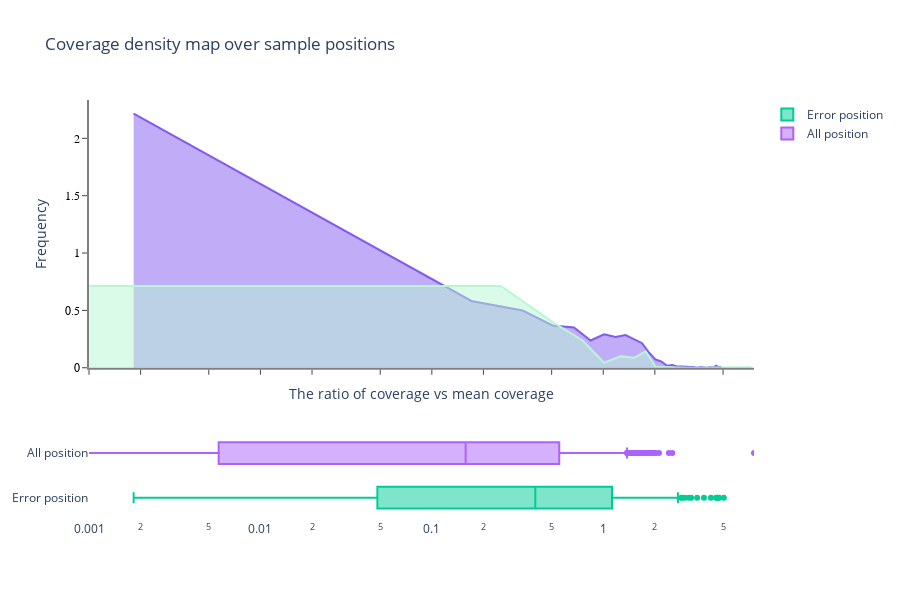

Notebook code cell kept with this figure:
### Code cell
import plotly.graph_objects as go
from plotly.subplots import make_subplots
import numpy as np

hist_data = [df_err['error'].tolist()[0:1000], df_all['Ratio'].tolist()[0:1000]]
group_labels = ['Error position', 'All position']  # 数据集的名称
colors = ['#835AF1', '#B8F7D4']

fig = make_subplots(rows=2, cols=1, row_heights=[0.75, 0.25], shared_xaxes=True)

# 添加Density Plot子图
for data, label, color in zip(hist_data, group_labels, colors):
    hist, edges = np.histogram(data, bins=30, density=True)
    fig.add_trace(go.Scatter(x=edges, y=hist, mode='lines', fill='tozeroy', showlegend=False, line_color=color), 
                  row=1, col=1)

# 添加Box Plot子图
fig.add_trace(go.Box(x=df_err['error'].tolist()[0:1000], orientation='h', name=group_labels[0]), row=2, col=1)
fig.add_trace(go.Box(x=df_all['Ratio'].tolist()[0:1000], orientation='h', name=group_labels[1]), row=2, col=1)

fig.update_layout(height=600, title_text='——————')

fig.update_xaxes(type='log', range=[np.log10(0.001), np.log10(np.max(edges))], row=1, col=1)
fig.update_xaxes(type='log', range=[np.log10(0.001), np.log10(np.max(edges))], row=2, col=1)

# 设置图形布局
fig.update_layout(
    title="Coverage density map over sample positions",
    yaxis=dict(
        title='Frequency',
        showline=True, showgrid=False,
        linewidth=2, linecolor='gray', ticks='outside',
        tickfont=dict(
            family='Arial',
            size=12,
            color='black',
        )
    ),
    
    xaxis=dict(
        title='The ratio of coverage vs mean coverage',
        type='log',  # 将x轴设置为对数刻度
        showline=True, showgrid=False,
        linewidth=2, linecolor='gray', ticks='outside',
        tickfont=dict(
            family='Arial',
            size=12,
            color='black',
        ),
    ),
    legend=dict(
        traceorder="normal",
        font=dict(size=12),
    ),

    plot_bgcolor='white',
    yaxis_gridcolor='lightgray', yaxis_gridwidth=0.5,
    xaxis_gridcolor='lightgray', xaxis_gridwidth=0.5,
)

fig.show()

### Figure 1 — Plotly figure (JSON) as saved in the notebook; plotly's stock layout.template omitted (floating-point values rounded to 4 significant figures; data arrays with more than 128 entries replaced by an {"elided": "..."} marker saying what was removed)
{"data": [{"fill": "tozeroy", "line": {"color": "#835AF1"}, "mode": "lines", "showlegend": false, "type": "scatter", "x": [0.001821, 0.1701, 0.3384, 0.5067, 0.6751, 0.8434, 1.012, 1.18, 1.348, 1.517, 1.685, 1.853, 2.022, 2.19, 2.358, 2.526, 2.695, 2.863, 3.031, 3.2, 3.368, 3.536, 3.705, 3.873, 4.041, 4.21, 4.378, 4.546, 4.714, 4.883, 5.051], "xaxis": "x", "y": [2.216, 0.5823, 0.4991, 0.3684, 0.3505, 0.2377, 0.2911, 0.2674, 0.2852, 0.2495, 0.2139, 0.1307, 0.0713, 0.05347, 0.01782, 0.02377, 0.01188, 0.01188, 0.005941, 0.005941, 0.005941, 0, 0.005941, 0, 0, 0.005941, 0, 0.01782, 0.005941, 0.005941], "yaxis": "y"}, {"fill": "tozeroy", "line": {"color": "#B8F7D4"}, "mode": "lines", "showlegend": false, "type": "scatter", "x": [0, 0.2525, 0.5051, 0.7576, 1.01, 1.263, 1.515, 1.768, 2.02, 2.273, 2.525, 2.778, 3.031, 3.283, 3.536, 3.788, 4.041, 4.293, 4.546, 4.798, 5.051, 5.303, 5.556, 5.809, 6.061, 6.314, 6.566, 6.819, 7.071, 7.324, 7.576], "xaxis": "x", "y": [2.217, 0.7127, 0.3999, 0.2376, 0.04356, 0.09899, 0.08711, 0.1425, 0.007919, 0.00396, 0.00396, 0, 0, 0, 0, 0, 0, 0, 0, 0, 0, 0, 0, 0, 0, 0, 0, 0, 0, 0.00396], "yaxis": "y"}, {"name": "Error position", "orientation": "h", "type": "box", "x": {"elided": "1000 float values"}, "xaxis": "x2", "yaxis": "y2"}, {"name": "All position", "orientation": "h", "type": "box", "x": {"elided": "1000 float values"}, "xaxis": "x2", "yaxis": "y2"}], "layout": {"height": 600, "legend": {"font": {"size": 12}, "traceorder": "normal"}, "plot_bgcolor": "white", "title": {"text": "Coverage density map over sample positions"}, "xaxis": {"anchor": "y", "domain": [0, 1], "gridcolor": "lightgray", "gridwidth": 0.5, "linecolor": "gray", "linewidth": 2, "matches": "x2", "range": [-3, 0.8795], "showgrid": false, "showline": true, "showticklabels": false, "tickfont": {"color": "black", "family": "Arial", "size": 12}, "ticks": "outside", "title": {"text": "The ratio of coverage vs mean coverage"}, "type": "log"}, "xaxis2": {"anchor": "y2", "domain": [0, 1], "range": [-3, 0.8795], "type": "log"}, "yaxis": {"anchor": "x", "domain": [0.3625, 1], "gridcolor": "lightgray", "gridwidth": 0.5, "linecolor": "gray", "linewidth": 2, "showgrid": false, "showline": true, "tickfont": {"color": "black", "family": "Arial", "size": 12}, "ticks": "outside", "title": {"text": "Frequency"}}, "yaxis2": {"anchor": "x2", "domain": [0, 0.2125]}}}
